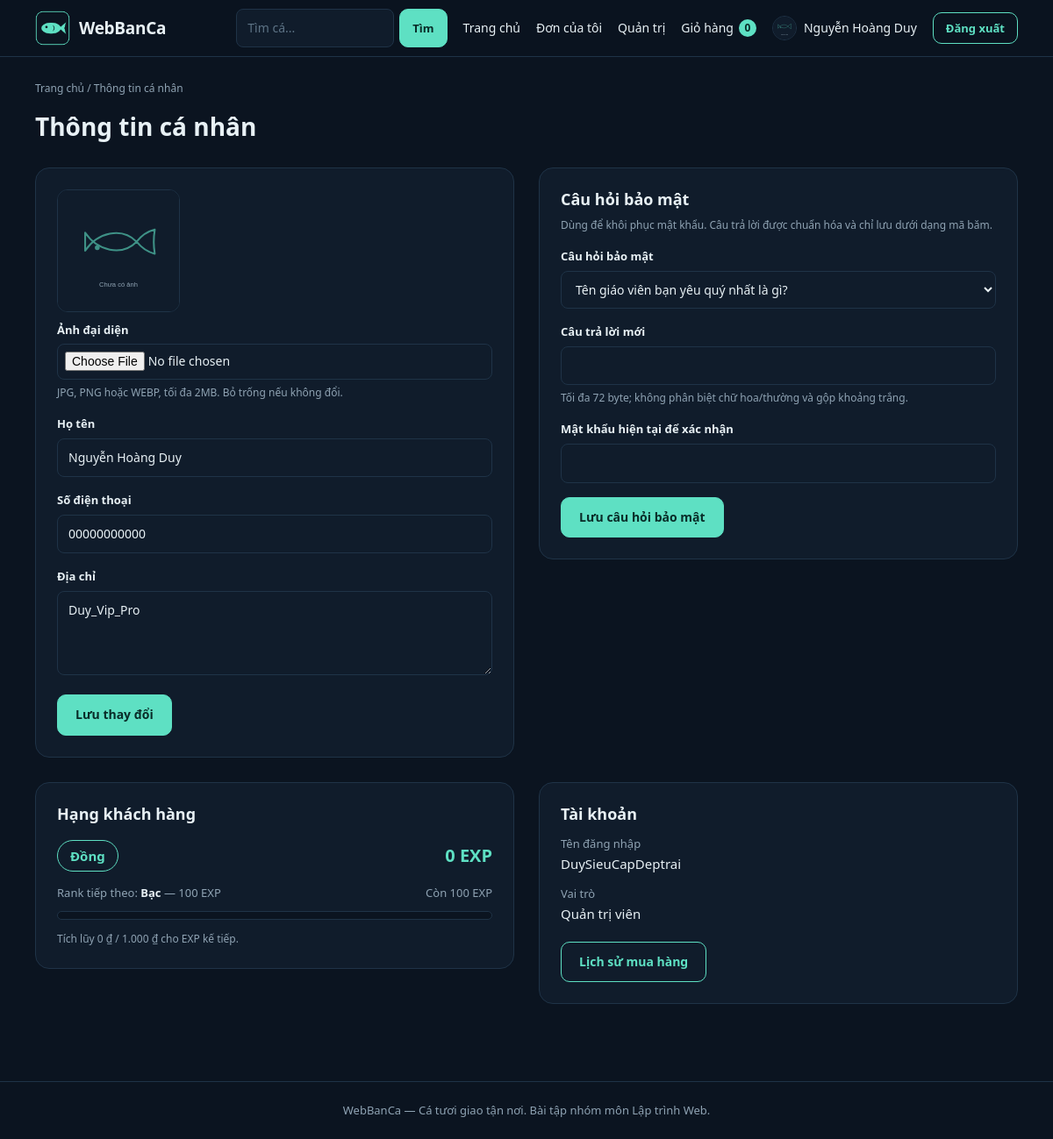
The app's page /profile.php (signed in) with its own data.
### tables this page shows
CREATE TABLE `users` (
  `id` int(10) UNSIGNED NOT NULL,
  `username` varchar(50) NOT NULL,
  `password` varchar(255) NOT NULL COMMENT 'Chuỗi băm từ password_hash()',
  `fullname` varchar(100) NOT NULL,
  `email` varchar(254) DEFAULT NULL,
  `security_question` varchar(40) DEFAULT NULL,
  `security_answer_hash` varchar(255) DEFAULT NULL,
  `phone` varchar(20) NOT NULL,
  `address` varchar(255) NOT NULL DEFAULT '',
  `avatar` varchar(255) DEFAULT NULL,
  `role` enum('customer','admin') NOT NULL DEFAULT 'customer',
  `account_status` enum('active','locked') NOT NULL DEFAULT 'active',
  `locked_reason` varchar(64) DEFAULT NULL,
  `locked_note` text DEFAULT NULL,
  `locked_at` datetime DEFAULT NULL,
  `locked_by_admin_id` int(10) UNSIGNED DEFAULT NULL,
  `created_at` timestamp NOT NULL DEFAULT current_timestamp()
);

CREATE TABLE `customer_ranks` (
  `id` int(10) UNSIGNED NOT NULL,
  `user_id` int(10) UNSIGNED NOT NULL,
  `total_exp` bigint(20) UNSIGNED NOT NULL DEFAULT 0,
  `total_eligible_spend` bigint(20) UNSIGNED NOT NULL DEFAULT 0,
  `spend_remainder` smallint(5) UNSIGNED NOT NULL DEFAULT 0,
  `current_rank` varchar(24) NOT NULL DEFAULT 'dong',
  `last_rank_up_at` timestamp NULL DEFAULT NULL,
  `created_at` timestamp NOT NULL DEFAULT current_timestamp(),
  `updated_at` timestamp NOT NULL DEFAULT current_timestamp() ON UPDATE current_timestamp()
);

### includes/functions.php (called while the page is built, shortened)
<?php
function e($s): string { return htmlspecialchars((string)$s, ENT_QUOTES, 'UTF-8'); }
function url(string $path = ''): string { return BASE_URL . ltrim($path, '/'); }
function customer_rank(int $exp): array {
    $current = CUSTOMER_RANKS[0];
    foreach (CUSTOMER_RANKS as $index => $rank) {
        if ($exp >= $rank['min']) $current = $rank;
        if ($rank['code'] === $current['code']) {
            $currentIndex = $index;
        }
    }
    return ['current' => $current, 'next' => CUSTOMER_RANKS[$currentIndex + 1] ?? null];
}
function file_url(?string $rel, string $fallback = 'assets/images/no-image.svg'): string {
    $rel = (string)$rel;
    return url($fallback);
}
function cart_count(int $userId): int {
    $st = db()->prepare('SELECT COALESCE(SUM(ci.quantity),0) FROM cart c JOIN cart_items ci ON ci.cart_id = c.id WHERE c.user_id = ?');
    $st->execute([$userId]);
    return (int)$st->fetchColumn();
}

### config/database.php (called while the page is built, shortened)
<?php
function db(): PDO
{
    static $pdo = null;
    if ($pdo === null) {
        try {
            $pdo = new PDO(
                'mysql:host=' . DB_HOST . ';dbname=' . DB_NAME . ';charset=utf8mb4',
                DB_USER,
                DB_PASS,
                [
                    PDO::ATTR_ERRMODE => PDO::ERRMODE_EXCEPTION,
                    PDO::ATTR_DEFAULT_FETCH_MODE => PDO::FETCH_ASSOC,
                    PDO::ATTR_EMULATE_PREPARES => false,
                ]
            );
        } catch (PDOException $e) {
            http_response_code(500);
            exit('Không kết nối được MySQL. Hãy bật MySQL trong XAMPP, nhập file database/WebBanCa.sql và kiểm tra config/database.php.');
        }
    }
    return $pdo;
}

### includes/auth.php (called while the page is built, shortened)
<?php
require_once __DIR__ . '/../config/database.php';
require_once __DIR__ . '/functions.php';
function current_user(): ?array {
    static $user = false;
    if ($user === false) {
        $user = null;
        if (!empty($_SESSION['user_id'])) {
            $st = db()->prepare(
                'SELECT id, username, fullname, phone, address, avatar, role, account_status FROM users WHERE id = ?'
            );
            $st->execute([(int)$_SESSION['user_id']]);
            $user = $st->fetch() ?: null;
        }
    }
    return $user;
}
function requireLogin(): array {
    $u = current_user();
    return $u;
}

### profile.php (the view, shortened to what this page needs)
<?php
require_once __DIR__ . '/includes/auth.php';
$user = requireLogin();
$uid = (int)$user['id'];
$rankSt = db()->prepare('SELECT total_exp, total_eligible_spend, spend_remainder, current_rank, last_rank_up_at FROM customer_ranks WHERE user_id = ?');
$rankSt->execute([$uid]);
$rankProfile = $rankSt->fetch();
$rankInfo = customer_rank((int)$rankProfile['total_exp']);
$nextRank = $rankInfo['next'];
$rankProgress = $nextRank
    ? min(100, max(0, ((int)$rankProfile['total_exp'] - $rankInfo['current']['min']) / ($nextRank['min'] - $rankInfo['current']['min']) * 100))
    : 100;
$securitySt = db()->prepare('SELECT security_question FROM users WHERE id = ?');
$securitySt->execute([$uid]);
$savedSecurityQuestion = (string)($securitySt->fetchColumn() ?: '');
include __DIR__ . '/includes/header.php';
?>
<p class="crumb"><a href="<?= url('index.php') ?>">Trang chủ</a> / Thông tin cá nhân</p>
<h1 style="font-size:28px">Thông tin cá nhân</h1>
<div class="profile">
  <section class="card">
    <form method="post" enctype="multipart/form-data" class="js-validate" novalidate>
      <img id="avatar-preview" class="preview" src="<?= e(file_url($user['avatar'])) ?>" alt="Ảnh đại diện">
      <div class="field"><label for="avatar">Ảnh đại diện</label>
        <input id="avatar" name="avatar" type="file" accept="image/jpeg,image/png,image/webp" data-preview="avatar-preview">
        <small>JPG, PNG hoặc WEBP, tối đa 2MB. Bỏ trống nếu không đổi.</small></div>
      <div class="field"><label for="fullname">Họ tên</label><input id="fullname" name="fullname" type="text" data-rule="fullname" value="<?= e($user['fullname']) ?>" required></div>
      <div class="field"><label for="phone">Số điện thoại</label><input id="phone" name="phone" type="text" inputmode="numeric" data-rule="phone" value="<?= e($user['phone']) ?>" required></div>
      <div class="field"><label for="address">Địa chỉ</label><textarea id="address" name="address"><?= e($user['address']) ?></textarea></div>
      <button class="btn" type="submit">Lưu thay đổi</button>
    </form>
  </section>
  <section class="card">
    <h2 style="font-size:18px">Câu hỏi bảo mật</h2>
    <p class="hint" style="margin:8px 0 16px">Dùng để khôi phục mật khẩu. Câu trả lời được chuẩn hóa và chỉ lưu dưới dạng mã băm.</p>
    <form method="post" class="js-validate" novalidate>
      <div class="field"><label for="security_question">Câu hỏi bảo mật</label>
        <select id="security_question" name="security_question" data-rule="security_question" required>
          <?php foreach (SECURITY_QUESTIONS as $key => $question): ?>
            <option value="<?= e($key) ?>" <?= $savedSecurityQuestion === $key ? 'selected' : '' ?>><?= e($question) ?></option>
          <?php endforeach; ?>
        </select></div>
      <div class="field"><label for="security_answer">Câu trả lời mới</label>
        <input id="security_answer" name="security_answer" type="text" data-rule="security_answer" autocomplete="off" maxlength="72" required>
        <small>Tối đa 72 byte; không phân biệt chữ hoa/thường và gộp khoảng trắng.</small></div>
      <div class="field"><label for="current_password">Mật khẩu hiện tại để xác nhận</label>
        <input id="current_password" name="current_password" type="password" autocomplete="current-password" required></div>
      <button class="btn" type="submit">Lưu câu hỏi bảo mật</button>
    </form>
  </section>
  <section class="card">
    <h2 style="font-size:18px">Hạng khách hàng</h2>
    <div class="rank-heading">
      <span class="rank-badge"><?= e($rankInfo['current']['name']) ?></span>
      <strong><?= number_format((int)$rankProfile['total_exp'], 0, ',', '.') ?> EXP</strong>
    </div>
    <?php if ($nextRank): ?>
      <div class="rank-meta">
        <span>Rank tiếp theo: <b><?= e($nextRank['name']) ?></b> — <?= number_format($nextRank['min'], 0, ',', '.') ?> EXP</span>
        <span>Còn <?= number_format(max(0, $nextRank['min'] - (int)$rankProfile['total_exp']), 0, ',', '.') ?> EXP</span>
      </div>
      <div class="rank-progress" role="progressbar" aria-label="Tiến trình lên Rank <?= e($nextRank['name']) ?>" aria-valuemin="0" aria-valuemax="100" aria-valuenow="<?= (int)round($rankProgress) ?>">
      </div>
    <?php else: ?>
      <p class="rank-meta">Bạn đã đạt Rank cao nhất: Thách Đấu.</p>
    <?php endif; ?>
    <p class="rank-footnote">Tích lũy <?= number_format((int)$rankProfile['spend_remainder'], 0, ',', '.') ?> ₫ / 1.000 ₫ cho EXP kế tiếp.</p>
  </section>
  <section class="card">
    <h2 style="font-size:18px">Tài khoản</h2>
    <dl class="info-list">
      <dt>Tên đăng nhập</dt><dd><?= e($user['username']) ?></dd>
      <dt>Vai trò</dt><dd><?= $user['role'] === 'admin' ? 'Quản trị viên' : 'Khách hàng' ?></dd>
    </dl>
    <p style="margin-top:20px"><a class="btn ghost" href="<?= url('purchase_history.php') ?>">Lịch sử mua hàng</a></p>
  </section>
</div>
<?php include __DIR__ . '/includes/footer.php'; ?>

### includes/navbar.php (shortened to what this page needs)
<?php
$u = current_user();
$q = $_GET['q'] ?? '';
?>
<header class="topbar">
  <div class="wrap bar">
    <a class="brand" href="<?= url('index.php') ?>">
      <img src="<?= url('assets/images/logo.png') ?>" alt="" width="40" height="40">
      <span>WebBanCa</span>
    </a>
    <nav id="nav-main" class="nav">
      <form class="nav-search" action="<?= url('index.php') ?>" method="get" role="search">
        <input type="search" name="q" value="<?= e($q) ?>" placeholder="Tìm cá..." aria-label="Tìm cá">
        <button class="btn sm" type="submit">Tìm</button>
      </form>
      <a href="<?= url('index.php') ?>">Trang chủ</a>
      <a href="<?= url('purchase_history.php') ?>">Đơn của tôi</a>
      <?php if ($u && $u['role'] === 'admin'): ?><a href="<?= url('admin/index.php') ?>">Quản trị</a><?php endif; ?>
      <a class="cart-link" href="<?= url('cart.php') ?>">Giỏ hàng <span id="cart-badge" class="badge-n"><?= $u ? cart_count((int)$u['id']) : 0 ?></span></a>
      <?php if ($u): ?>
        <a class="user-chip" href="<?= url('profile.php') ?>">
          <img src="<?= e(file_url($u['avatar'], 'assets/images/no-image.svg')) ?>" alt="" width="28" height="28">
          <?= e($u['fullname']) ?>
        </a>
        <form action="<?= url('logout.php') ?>" method="post"><?= csrf_field() ?><button class="btn ghost sm" type="submit">Đăng xuất</button></form>
      <?php else: ?>
        <a class="btn sm" href="<?= url('login.php') ?>">Đăng nhập</a>
      <?php endif; ?>
    </nav>
  </div>
</header>

### assets/css/style.css (style rules this page uses)
:root { --bg:#0b1420; --card:#101c2b; --line:#1f3347; --ink:#e8f1f5; --mute:#8fa3b3; --teal:#5ee0c3; --r:14px; --danger:#ff8b91; --warn:#ffc857; --pink:#ff7496; }
* { box-sizing:border-box; margin:0; padding:0; }
html { scroll-behavior:smooth; }
body { background:var(--bg); color:var(--ink); font-family:"Segoe UI",Roboto,Arial,sans-serif; font-size:15px; line-height:1.6; min-height:100vh; display:flex; flex-direction:column; }
img { max-width:100%; display:block; }
a { color:inherit; text-decoration:none; }
h1,h2,h3 { line-height:1.3; }
.wrap { width:100%; max-width:1160px; margin:0 auto; padding:0 20px; }
.topbar { position:sticky; top:0; z-index:20; background:#0b1420ee; backdrop-filter:blur(8px); border-bottom:1px solid var(--line); }
.bar { display:flex; align-items:center; gap:20px; min-height:64px; }
.brand { display:flex; align-items:center; gap:10px; font-size:19px; font-weight:700; letter-spacing:-.3px; }
.brand img { border-radius:10px; }
.nav { display:flex; align-items:center; gap:18px; margin-left:auto; font-size:14px; }
.nav-search { display:flex; gap:6px; }
.nav-search input { width:180px; }
.cart-link { display:inline-flex; align-items:center; gap:6px; }
.badge-n { min-width:20px; padding:0 6px; border-radius:20px; background:var(--teal); color:#092c28; font-size:12px; font-weight:700; text-align:center; }
.user-chip { display:inline-flex; align-items:center; gap:8px; }
.user-chip img { width:28px; height:28px; border-radius:50%; object-fit:cover; border:1px solid var(--line); }
.btn { display:inline-flex; align-items:center; justify-content:center; gap:6px; padding:11px 20px; border:1px solid var(--teal); border-radius:10px; background:var(--teal); color:#092c28; font:inherit; font-size:14px; font-weight:600; cursor:pointer; transition:transform .15s, background .15s, color .15s; }
.btn.ghost { background:transparent; color:var(--teal); }
.btn.sm { padding:7px 14px; font-size:13px; }
.in, input[type=text], input[type=email], input[type=password], input[type=search], input[type=number], input[type=file], select, textarea { background:var(--card); color:var(--ink); border:1px solid var(--line); border-radius:8px; padding:10px 12px; font:inherit; font-size:14px; max-width:100%; }
input::placeholder, textarea::placeholder { color:#5d7385; }
input[type=file] { width:100%; padding:8px; }
.field { margin-bottom:16px; }
.field label { display:block; margin-bottom:6px; font-size:13px; font-weight:600; }
.field input:not([type=checkbox]), .field select, .field textarea { width:100%; }
.field textarea { resize:vertical; min-height:96px; }
.field small, .hint { display:block; margin-top:5px; color:var(--mute); font-size:12px; }
.crumb { font-size:12px; color:var(--mute); margin:26px 0 16px; }
.card { background:var(--card); border:1px solid var(--line); border-radius:16px; padding:24px; }
.preview { width:140px; height:140px; border-radius:12px; object-fit:cover; border:1px solid var(--line); background:var(--bg); margin-bottom:10px; }
.profile { display:grid; grid-template-columns:minmax(0,1fr) minmax(0,1fr); gap:28px; margin:28px 0 48px; align-items:start; }
.rank-heading { display:flex; align-items:center; justify-content:space-between; gap:12px; margin:18px 0 14px; }
.rank-heading strong { color:var(--teal); font-size:20px; }
.rank-badge { display:inline-flex; align-items:center; padding:5px 14px; border:1px solid var(--teal); border-radius:20px; color:var(--teal); font-weight:700; }
.rank-meta { display:flex; justify-content:space-between; gap:12px; color:var(--mute); font-size:13px; }
.rank-meta b { color:var(--ink); }
.rank-progress { height:10px; margin:10px 0; border-radius:10px; overflow:hidden; background:var(--bg); border:1px solid var(--line); }
.rank-footnote { color:var(--mute); font-size:12px; margin-top:12px; }
.info-list dt { color:var(--mute); font-size:13px; margin-top:12px; }
.info-list dd { font-size:15px; }

### records on screen
users: fullname "Nguyễn Hoàng Duy", phone "00000000000", address "Duy_Vip_Pro", security_question "Tên giáo viên bạn yêu quý nhất là gì?", username "DuySieuCapDeptrai"
customer_ranks: total_exp "Đồng", total_exp "0", total_exp "Bạc", total_exp "100", max(0,$nextRank['min']-(int)$rankProfile['total_exp']) "100", spend_remainder "0"

### other values on screen
cart_count((int)$u['id']) "0"
